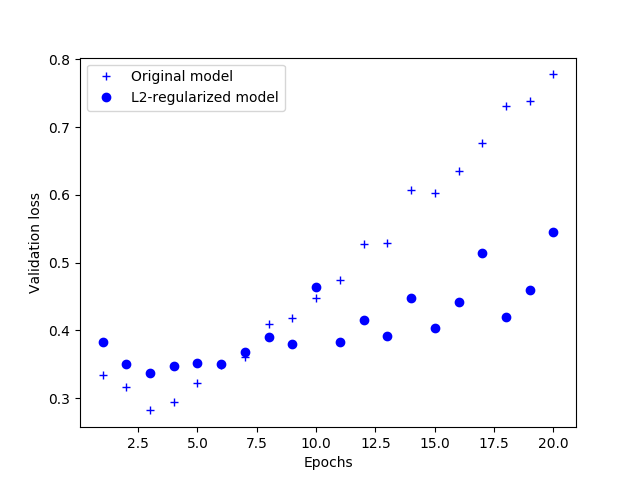

The Python source for this figure:
"""
@Author: huuuuusy
@GitHub: https://github.com/huuuuusy

权重正则化的目的是强制模型权重只取较小的值，从而限制模型的复杂度，使权重更加规则
权重正则化的实现方法是在损失函数中添加和较大权重相关的成本。有两种权重正则化的形式：
1. L1正则化：添加的成本与权重系数绝对值（L1范数）成正比
2. L2正则化：添加的成本与权重系数平方（L2范数）成正比

在01_Simple_DNN的模型基础上增加L2正则化，预防过拟合
"""

"""
Part 1. 数据预处理，和上个模型相同
"""

from keras.datasets import imdb
import numpy as np

(train_data, train_labels), (test_data, test_labels) = imdb.load_data(num_words=10000)

def vectorize_sequences(sequences, dimension=10000):
    results = np.zeros((len(sequences), dimension))
    for i, sequence in enumerate(sequences):
        results[i, sequence] = 1.  
    return results


x_train = vectorize_sequences(train_data)
x_test = vectorize_sequences(test_data)

y_train = np.asarray(train_labels).astype('float32')
y_test = np.asarray(test_labels).astype('float32')

"""
Part 2. 构建Simple DNN模型，作为参照物
"""

from keras import models
from keras import layers

original_model = models.Sequential()
original_model.add(layers.Dense(16, activation='relu', input_shape=(10000,)))
original_model.add(layers.Dense(16, activation='relu'))
original_model.add(layers.Dense(1, activation='sigmoid'))

original_model.compile(optimizer='rmsprop',
                       loss='binary_crossentropy',
                       metrics=['acc'])
                      
original_hist = original_model.fit(x_train, y_train,
                                   epochs=20,
                                   batch_size=512,
                                   validation_data=(x_test, y_test))

"""
Part 3. 构建添加L2正则化后的模型
"""

from keras import regularizers

l2_model = models.Sequential()
l2_model.add(layers.Dense(16, kernel_regularizer=regularizers.l2(0.001), activation='relu', input_shape=(10000,)))
l2_model.add(layers.Dense(16, kernel_regularizer=regularizers.l2(0.001), activation='relu'))
l2_model.add(layers.Dense(1, activation='sigmoid'))

l2_model.compile(optimizer='rmsprop',
                 loss='binary_crossentropy',
                 metrics=['acc'])

l2_model_hist = l2_model.fit(x_train, y_train,
                             epochs=20,
                             batch_size=512,
                             validation_data=(x_test, y_test))

"""
Part 4. 比较添加l2正则化后的模型性能
"""

import matplotlib.pyplot as plt

epochs = range(1, 21)
original_val_loss = original_hist.history['val_loss']
l2_model_val_loss = l2_model_hist.history['val_loss']

plt.plot(epochs, original_val_loss, 'b+', label='Original model')
plt.plot(epochs, l2_model_val_loss, 'bo', label='L2-regularized model')
plt.xlabel('Epochs')
plt.ylabel('Validation loss')
plt.legend()
plt.savefig("the effective of l2.png")
plt.show()
